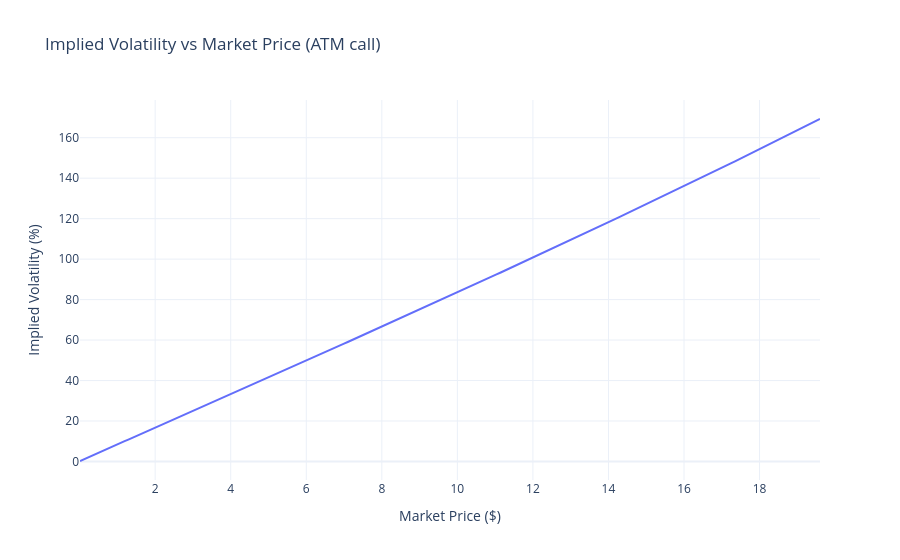

Notebook source saved alongside this figure:
### Markdown cell above
### IV sensitivity to market price

How implied volatility changes as the observed market price increases,
for an ATM option.

### Code cell
intrinsic  = max(S - K * np.exp(-R * T), 0)
price_grid = np.linspace(intrinsic + 0.01, S * 0.4, 200)
iv_grid    = []

for p in price_grid:
    try:
        iv_grid.append(implied_volatility(p, S, K, R, T) * 100)
    except ImpliedVolatilityError:
        iv_grid.append(None)

fig = go.Figure()
fig.add_trace(go.Scatter(
    x=price_grid,
    y=iv_grid,
    line=dict(color="#636EFA", width=2),
    hovertemplate="Price: $%{x:.2f}<br>IV: %{y:.2f}%<extra></extra>",
))
fig.update_layout(
    title="Implied Volatility vs Market Price (ATM call)",
    xaxis_title="Market Price ($)",
    yaxis_title="Implied Volatility (%)",
    template="plotly_white",
)
fig.show()

### Figure 1 — Plotly figure (JSON) as saved in the notebook; plotly's stock layout.template omitted (floating-point values rounded to 4 significant figures; data arrays with more than 128 entries replaced by an {"elided": "..."} marker saying what was removed)
{"data": [{"hovertemplate": "Price: $%{x:.2f}<br>IV: %{y:.2f}%<extra></extra>", "line": {"color": "#636EFA", "width": 2}, "type": "scatter", "x": {"elided": "200 float values"}, "y": {"elided": "200 float values"}}], "layout": {"title": {"text": "Implied Volatility vs Market Price (ATM call)"}, "xaxis": {"title": {"text": "Market Price ($)"}}, "yaxis": {"title": {"text": "Implied Volatility (%)"}}}}
